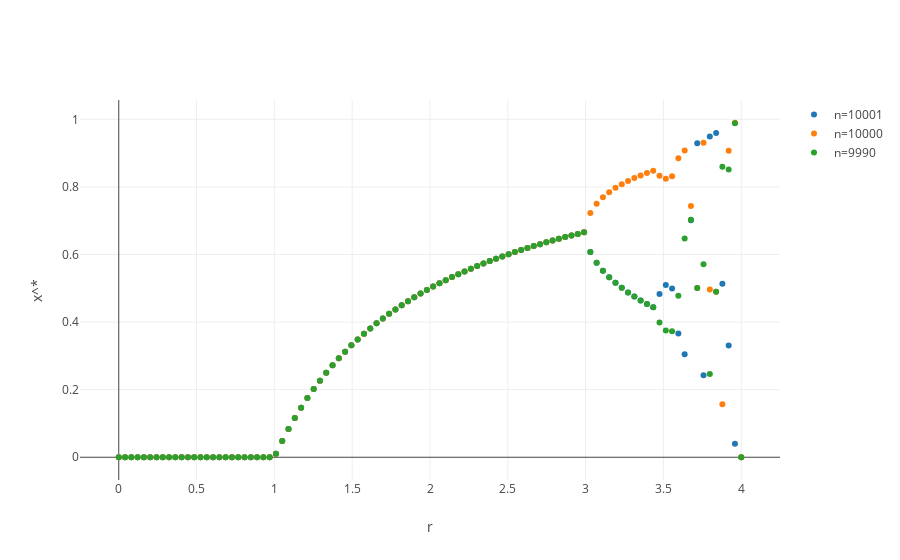

The notebook cell saved with this chart:
### Markdown cell above
For $0\leq r\leq3$ we observe convergence of the logistic map. We will now create a bifurcation diagram which shows how the convergence of the logistic map changes with the system parameter $r$.

### Code cell
r = np.linspace(0, 4, 100)
x = np.array([logistic_map(0.5, r, 10000) for r in r])

figure = go.Figure(data=[
    go.Scatter(x=r, y=x, mode='markers', name='n=10001'),
    go.Scatter(x=r, y=x[:, -2], mode='markers', name='n=10000'),
    go.Scatter(x=r, y=x[:, -11], mode='markers', name='n=9990')
], layout=go.Layout(
    showlegend=True,
    xaxis=dict(title='r'),
    yaxis=dict(title='x^*')
))

py.iplot(figure)
